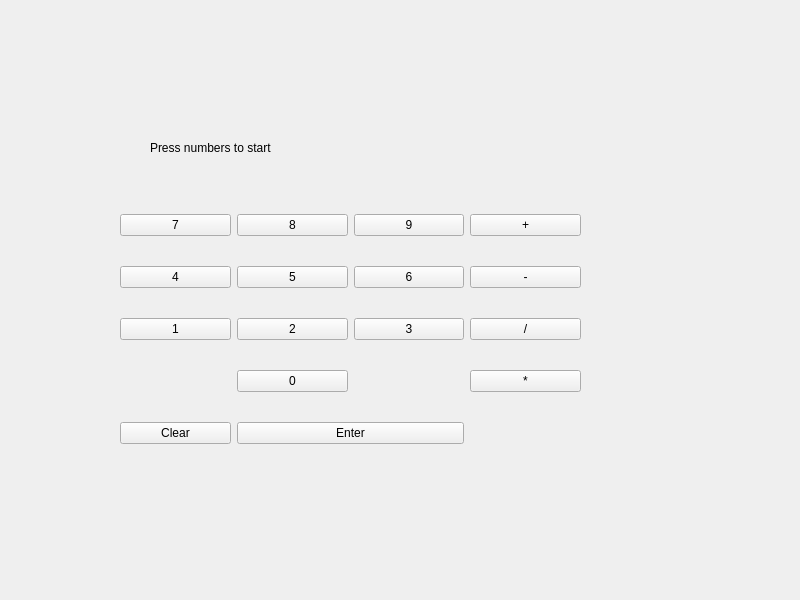
<?xml version="1.0" encoding="UTF-8"?>
<ui version="4.0">
 <class>UI_calc</class>
 <widget class="QMainWindow" name="UI_calc">
  <property name="geometry">
   <rect>
    <x>0</x>
    <y>0</y>
    <width>800</width>
    <height>600</height>
   </rect>
  </property>
  <property name="windowTitle">
   <string>MainWindow</string>
  </property>
  <widget class="QWidget" name="main">
   <widget class="QLabel" name="display">
    <property name="geometry">
     <rect>
      <x>150</x>
      <y>140</y>
      <width>391</width>
      <height>16</height>
     </rect>
    </property>
    <property name="text">
     <string>Press numbers to start</string>
    </property>
   </widget>
   <widget class="QWidget" name="gridLayoutWidget">
    <property name="geometry">
     <rect>
      <x>120</x>
      <y>190</y>
      <width>461</width>
      <height>281</height>
     </rect>
    </property>
    <layout class="QGridLayout" name="calc" columnminimumwidth="0,0,0,0">
     <property name="horizontalSpacing">
      <number>6</number>
     </property>
     <item row="2" column="2">
      <widget class="QPushButton" name="button_3">
       <property name="text">
        <string>3</string>
       </property>
      </widget>
     </item>
     <item row="0" column="2">
      <widget class="QPushButton" name="button_9">
       <property name="text">
        <string>9</string>
       </property>
      </widget>
     </item>
     <item row="1" column="0">
      <widget class="QPushButton" name="button_4">
       <property name="text">
        <string>4</string>
       </property>
      </widget>
     </item>
     <item row="2" column="1">
      <widget class="QPushButton" name="button_2">
       <property name="text">
        <string>2</string>
       </property>
      </widget>
     </item>
     <item row="0" column="0">
      <widget class="QPushButton" name="button_7">
       <property name="text">
        <string>7</string>
       </property>
      </widget>
     </item>
     <item row="1" column="2">
      <widget class="QPushButton" name="button_6">
       <property name="text">
        <string>6</string>
       </property>
      </widget>
     </item>
     <item row="0" column="3">
      <widget class="QPushButton" name="button_plus">
       <property name="text">
        <string>+</string>
       </property>
      </widget>
     </item>
     <item row="2" column="0">
      <widget class="QPushButton" name="button_1">
       <property name="text">
        <string>1</string>
       </property>
      </widget>
     </item>
     <item row="1" column="1">
      <widget class="QPushButton" name="button_5">
       <property name="text">
        <string>5</string>
       </property>
      </widget>
     </item>
     <item row="3" column="3">
      <widget class="QPushButton" name="button_multiply">
       <property name="text">
        <string>*</string>
       </property>
      </widget>
     </item>
     <item row="0" column="1">
      <widget class="QPushButton" name="button_8">
       <property name="text">
        <string>8</string>
       </property>
      </widget>
     </item>
     <item row="2" column="3">
      <widget class="QPushButton" name="button_divide">
       <property name="text">
        <string>/</string>
       </property>
      </widget>
     </item>
     <item row="1" column="3">
      <widget class="QPushButton" name="button_minus">
       <property name="text">
        <string>-</string>
       </property>
      </widget>
     </item>
     <item row="3" column="1">
      <widget class="QPushButton" name="button_0">
       <property name="text">
        <string>0</string>
       </property>
      </widget>
     </item>
     <item row="4" column="1" colspan="2">
      <widget class="QPushButton" name="button_enter">
       <property name="text">
        <string>Enter</string>
       </property>
      </widget>
     </item>
     <item row="4" column="0">
      <widget class="QPushButton" name="button_clear">
       <property name="text">
        <string>Clear</string>
       </property>
      </widget>
     </item>
    </layout>
   </widget>
  </widget>
 </widget>
 <resources/>
 <connections/>
</ui>
